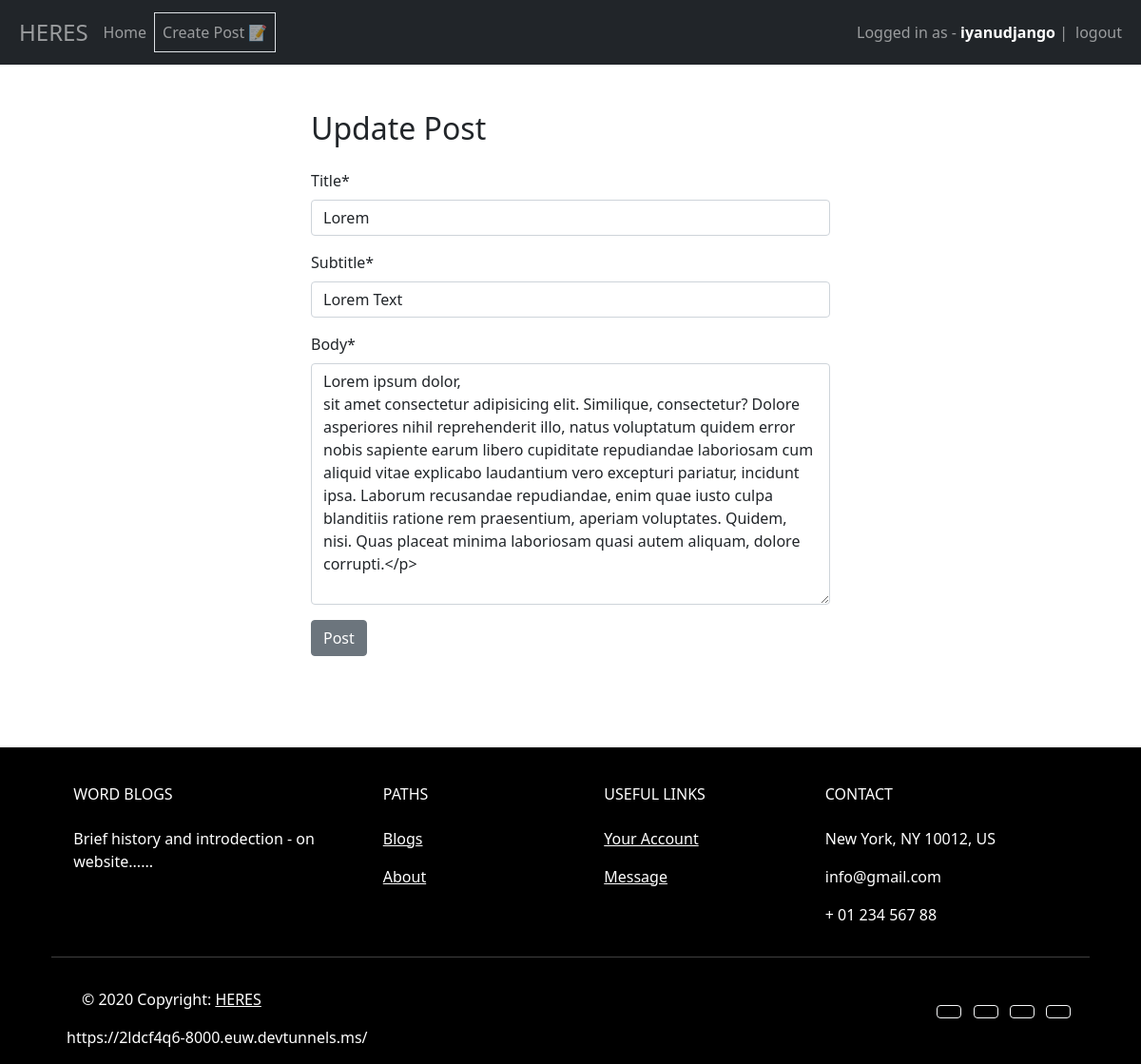
Screenshot of /post/10/update/ (signed in) with the database file from the repository.
### authapp/models.py (models this page shows, shortened)
class Post(models.Model):
    author = models.ForeignKey(User, on_delete=models.CASCADE)
    title = models.CharField(max_length=100)
    subtitle = models.CharField(max_length=400, default='-')
    body = models.TextField()
    created_at = models.DateTimeField(auto_now_add=True)
    updated_at = models.DateTimeField(auto_now=True)

### authapp/views.py (the view)
# urls.py: path('post/<int:pk>/update/', views.updatePost, name="update_post"),
def updatePost(request, pk):
    recent_post = get_object_or_404(Post, id=pk)
    if recent_post.author != request.user:
        messages.error(request, "You do not have permission to edit this post.")
        return redirect('/home')
    form = PostForm(request.POST or None, instance=recent_post)
    if form.is_valid():
        form.save()
        messages.success(request, "Update Successful")
        return redirect('/home')
    return render(request, "pages/update_post.html", {'form': form})

### authapp/forms.py
class PostForm(forms.ModelForm):
    class Meta:
        model = Post
        fields = ['title','subtitle','body']

### templates/pages/update_post.html (shortened to what this page needs)
{% extends 'base.html' %}
{% block content %}
{% load crispy_forms_tags %}
<div class="container mt-5 d-flex justify-content-center">
  <form action="" method="post" class="w-50">
    <h2 class="mb-4">Update Post</h2>
    <div class="mb-3">
      {{ form|crispy }}
    </div>
    <button type="submit" class="btn btn-secondary mb-5">Post</button>
  </form>
</div>
{% endblock %}

### templates/base.html (shortened to what this page needs)
{% load static %}
<!DOCTYPE html>
<html lang="en">
  <head>
    <link
      href="https://cdn.jsdelivr.net/npm/bootstrap@5.0.2/dist/css/bootstrap.min.css"
      rel="stylesheet"
    />
    <link rel="stylesheet" href="{% static 'css/style.css' %}">
  </head>
  <body>
    <nav class="navbar navbar-expand-lg navbar-dark bg-dark">
      <div class="container-fluid">
        <div>
          <ul class="navbar-nav ul-links">
            <li>
              <a href="/home" class="nav-link brand">HERES</a>
            </li>
            <li class="nav-item">
              <a href="/home" class="nav-link">Home</a>
            </li>
            <li class="nav-item">
              <a href="{% url 'create_post' %}" class="nav-link border">Create Post 📝</a>
            </li>
          </ul>
        </div>
        <div>
          <ul class="navbar-nav">
            {% if user.is_authenticated %}
            <span class="navbar-text">Logged in as - <span style="font-weight: 700; color: white;"> {{ user.username }}</span> | </span>
            <li class="nav-item">
              <a href="/logout" class="nav-link">logout</a>
            </li>
            {% else %}
            <li class="nav-item">
              <a href="/login" class="nav-link">login</a>
            </li>
          </ul>
        </div>
        {% endif %}
      </div>
    </nav>
    <div class="container">
      {% block content %} {% endblock %}</div>
<div class="mt-5">
  <footer
          class="text-center text-lg-start text-white"
          style="background-color: black"
          >
    <div class="container p-4 pb-0">
      <section class="">
        <div class="row">
          <div class="col-md-3 col-lg-3 col-xl-3 mx-auto mt-3">
            <h6 class="text-uppercase mb-4 font-weight-bold">
              Word Blogs
            </h6>
            <p>
              Brief history and introdection - on website......
            </p>
          </div>
          <div class="col-md-2 col-lg-2 col-xl-2 mx-auto mt-3">
            <h6 class="text-uppercase mb-4 font-weight-bold">Paths</h6>
            <p>
              <a href="#" class="text-white">Blogs</a>
            </p>
            <p>
              <a class="text-white">About</a>
            </p>
          </div>
          <div class="col-md-3 col-lg-2 col-xl-2 mx-auto mt-3">
            <h6 class="text-uppercase mb-4 font-weight-bold">
              Useful links
            </h6>
            <p>
              <a class="text-white">Your Account</a>
            </p>
            <p>
              <a class="text-white">Message</a>
            </p>
          </div>
          <div class="col-md-4 col-lg-3 col-xl-3 mx-auto mt-3">
            <h6 class="text-uppercase mb-4 font-weight-bold">Contact</h6>
            <p> New York, NY 10012, US</p>
            <p> info@gmail.com</p>
            <p> + 01 234 567 88</p>
          </div>
        </div>
      </section>
      <hr class="my-3">
      <section class="p-3 pt-0">
        <div class="row d-flex align-items-center">
          <div class="col-md-7 col-lg-8 text-center text-md-start">
            <div class="p-3">
              © 2020 Copyright:
              <a class="text-white" href="https://mdbootstrap.com/"
                 >HERES</a
                >
            </div>
            https://2ldcf4q6-8000.euw.devtunnels.ms/
          </div>
          <div class="col-md-5 col-lg-4 ml-lg-0 text-center text-md-end">
            <a
               class="btn btn-outline-light btn-floating m-1"
               class="text-white"
               role="button"
               ></a>
            <a
               class="btn btn-outline-light btn-floating m-1"
               class="text-white"
               role="button"
               ></a>
            <a
               class="btn btn-outline-light btn-floating m-1"
               class="text-white"
               role="button"
               ></a>
            <a
               class="btn btn-outline-light btn-floating m-1"
               class="text-white"
               role="button"
               ></a>
          </div>
        </div>
      </section>
    </div>
  </footer>
</div>
  </body>
</html>

### static/css/style.css (style rules this page uses)
.brand { font-size: 24px; color: aquamarine; }
.ul-links { align-items: center; }
.nav-link { color: white; }

### rows the page displays
Post: title "Lorem", subtitle "Lorem Text", body "Lorem ipsum dolor, sit amet consectetur adipisicing elit. Similique, consectetur? Dolore asperiores nihil reprehenderit illo, natus voluptatum quidem error nobis sapiente earum libero cupiditate repudiandae laboriosam cum aliquid vitae explicabo laudantium vero excepturi pariatur, incidunt ipsa. Laborum recusandae repudiandae, enim quae iusto culpa blanditiis ratione rem praesentium, aperiam voluptates. Quidem, nisi. Quas placeat minima laboriosam quasi autem aliquam, dolore corrupti.</p>"

### other values shown
{{ user.username }} "iyanudjango"
